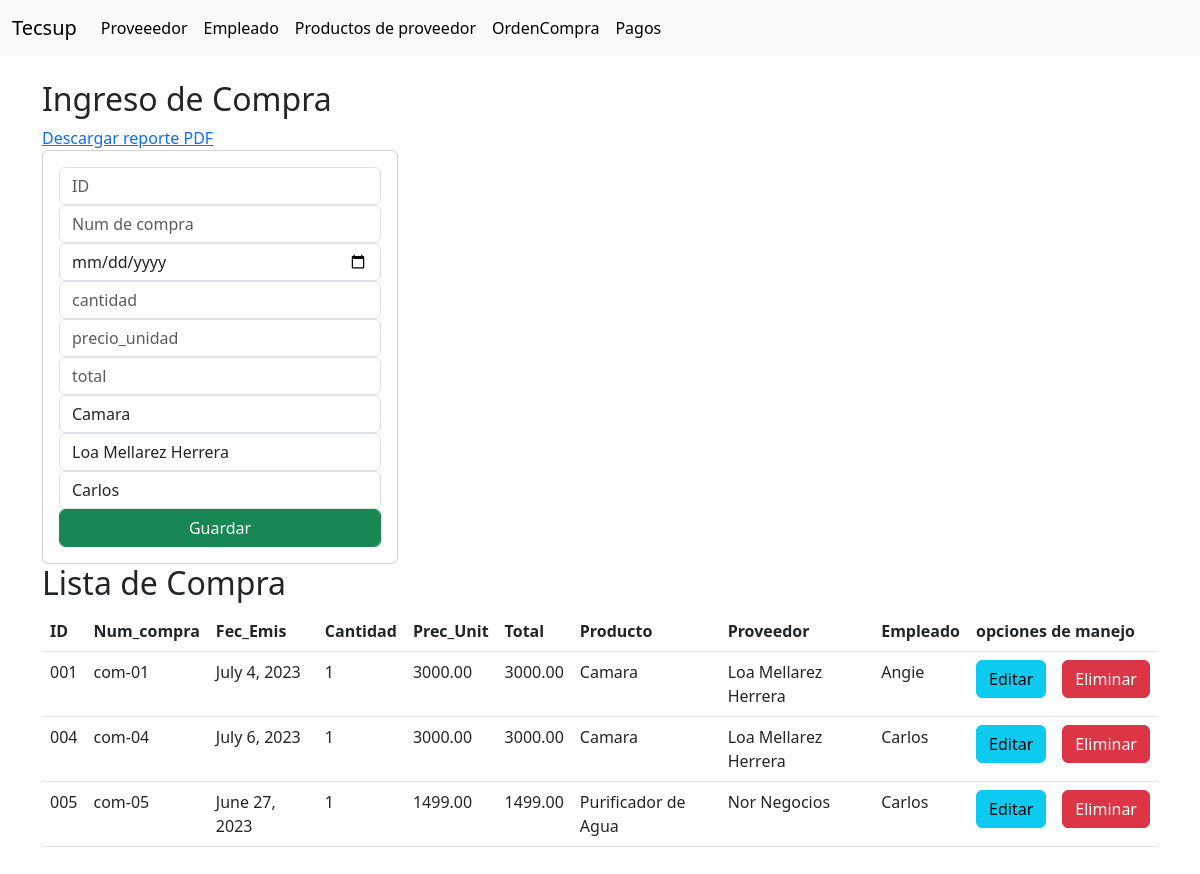
The app's page /ordencompra/ with its own data.
### compra/models.py (models this page shows, shortened)
class OrdenCompra(models.Model):
    id= models.CharField(primary_key=True, max_length=6)
    num_compra = models.CharField(max_length=20)
    fec_emision = models.DateField()
    cantidad = models.PositiveIntegerField()
    prec_unitario = models.DecimalField(max_digits=10, decimal_places=2)
    total = models.DecimalField(max_digits=10, decimal_places=2)
    producto = models.ForeignKey(Producto, on_delete=models.CASCADE)
    proveedor = models.ForeignKey(Proveedor, on_delete=models.CASCADE)
    empleado = models.ForeignKey(Empleado, on_delete=models.CASCADE)

class Producto(models.Model):
    id= models.CharField(primary_key=True, max_length=6)
    nombre = models.CharField(max_length=50)
    descripcion = models.CharField(max_length=50)
    precio = models.DecimalField(max_digits=10, decimal_places=2)
    proveedor = models.ForeignKey(Proveedor, on_delete=models.CASCADE)
    def __str__(self):
        return self.nombre

class Proveedor(models.Model):
    id=models.CharField(primary_key=True, max_length=6)
    nombre = models.CharField(max_length=50)
    direccion =models.CharField(max_length=50)
    telefono = models.PositiveIntegerField()
    def __str__(self):
        return self.nombre

class Empleado(models.Model):
    id=models.CharField(primary_key=True, max_length=6)
    nombre=models.CharField(max_length=50)
    apellido=models.CharField(max_length=50)
    direccion=models.CharField(max_length=50)
    dni = models.CharField(max_length=8)
    email = models.EmailField(max_length=50)
    def __str__(self):
        return f"{self.nombre}"

### compra/views.py (the view)
# urls.py: path('ordencompra/', views.homecompra, name='ordencompra'),
def homecompra(request):
    comprasListado = OrdenCompra.objects.all()
    productosListado = Producto.objects.all()
    proveedoresListado = Proveedor.objects.all()
    empleadosListado = Empleado.objects.all()
    return render(request, 'GestionOrdenCompra.html',{"compras":comprasListado,"productos":productosListado,"proveedores":proveedoresListado,"empleados":empleadosListado})

### compra/templates/GestionOrdenCompra.html (shortened to what this page needs)
{% extends './base.html' %}
{% block body %}
<div class="row">
    <div class="col-sm-12 col-md-6 col-lg-4 col-xl-4">
        <h2>Ingreso de Compra</h2>
        <a href="{% url 'reporte_compra' %}">Descargar reporte PDF</a>
        <div class="card">
            <div class="card-body">
                <form action="/registrarordencompra" method="POST">
                    <div class="form-group">
                        <input type="number" name="txtid" placeholder="ID" class="form-control">
                    </div>
                    <div class="form-group">
                        <input type="text" name="txtnum_compra" placeholder="Num de compra" class="form-control">
                    </div>
                    <div class="form-group">
                        <input type="date" name="txtfec_emision" placeholder="fec_emision" class="form-control">
                    </div>
                    <div class="form-group">
                        <input type="number" name="txtcantidad" placeholder="cantidad" class="form-control">
                    </div>
                    <div class="form-group">
                        <input type="number" name="txtprec_unitario" placeholder="precio_unidad" class="form-control">
                    </div>
                    <div class="form-group">
                        <input type="number" name="txttotal" placeholder="total" class="form-control">
                    </div>
                    <div class="form-group">
                        <select name="txtproducto" class="form-control">
                            {% for producto in productos %}
                                <option value="{{ producto.id }}">{{ producto.nombre }}</option>
                            {% endfor %}
                        </select>
                    </div>
                    <div class="form-group">
                        <select name="txtproveedor" class="form-control">
                            {% for proveedor in proveedores %}
                                <option value="{{ proveedor.id }}">{{ proveedor.nombre }}</option>
                            {% endfor %}
                        </select>
                    </div>
                    <div class="form-group">
                        <select name="txtempleado" class="form-control">
                            {% for empleado in empleados %}
                                <option value="{{ empleado.id }}">{{ empleado.nombre }}</option>
                            {% endfor %}
                        </select>
                    </div>
                    <button type="submit" class="btn btn-success form-control">Guardar</button>
                </form>
            </div>
        </div>
    </div>
</div>
<div class="row">
    <div class="col-12">
        <h2>Lista de Compra</h2>
        <table class="table" style="background-color: #4591B8;">
            <thead>
                <tr>
                    <th>ID</th>
                    <th>Num_compra</th>
                    <th>Fec_Emis</th>
                    <th>Cantidad</th>
                    <th>Prec_Unit</th>
                    <th>Total</th>
                    <th>Producto</th>
                    <th>Proveedor</th>
                    <th>Empleado</th>
                    <th colspan="2">opciones de manejo</th>
                </tr>
            </thead>
            <tbody>
                {% for c in compras %}
                <tr>
                    <td>{{ c.id }}</td>
                    <td>{{ c.num_compra }}</td>
                    <td>{{ c.fec_emision }}</td>
                    <td>{{ c.cantidad }}</td>
                    <td>{{ c.prec_unitario }}</td>
                    <td>{{ c.total}}</td>
                    <td>{{ c.producto }}</td>
                    <td>{{ c.proveedor }}</td>
                    <td>{{ c.empleado }}</td>
                    <td><a href="edicioncompra/{{c.id}}" class="btn btn-info">Editar</a></td>
                    <td><a href="eliminarcompra/{{c.id}}" class="btn btn-danger">Eliminar</a></td>
                </tr>
                {% endfor %}
            </tbody>
        </table>
    </div>
</div>
{% endblock %}

### records on screen
OrdenCompra: id "001", num_compra "com-01", fec_emision "July 4, 2023", cantidad "1", prec_unitario "3000.00", total "3000.00", producto "Camara", proveedor "Loa Mellarez Herrera", empleado "Angie"
OrdenCompra: id "004", num_compra "com-04", fec_emision "July 6, 2023", cantidad "1", prec_unitario "3000.00", total "3000.00", producto "Camara", proveedor "Loa Mellarez Herrera", empleado "Carlos"
OrdenCompra: id "005", num_compra "com-05", fec_emision "June 27, 2023", cantidad "1", prec_unitario "1499.00", total "1499.00", producto "Purificador de Agua", proveedor "Nor Negocios", empleado "Carlos"

### other values on screen
form field txtproducto "Camara"
form field txtproveedor "Loa Mellarez Herrera"
form field txtempleado "Carlos"
